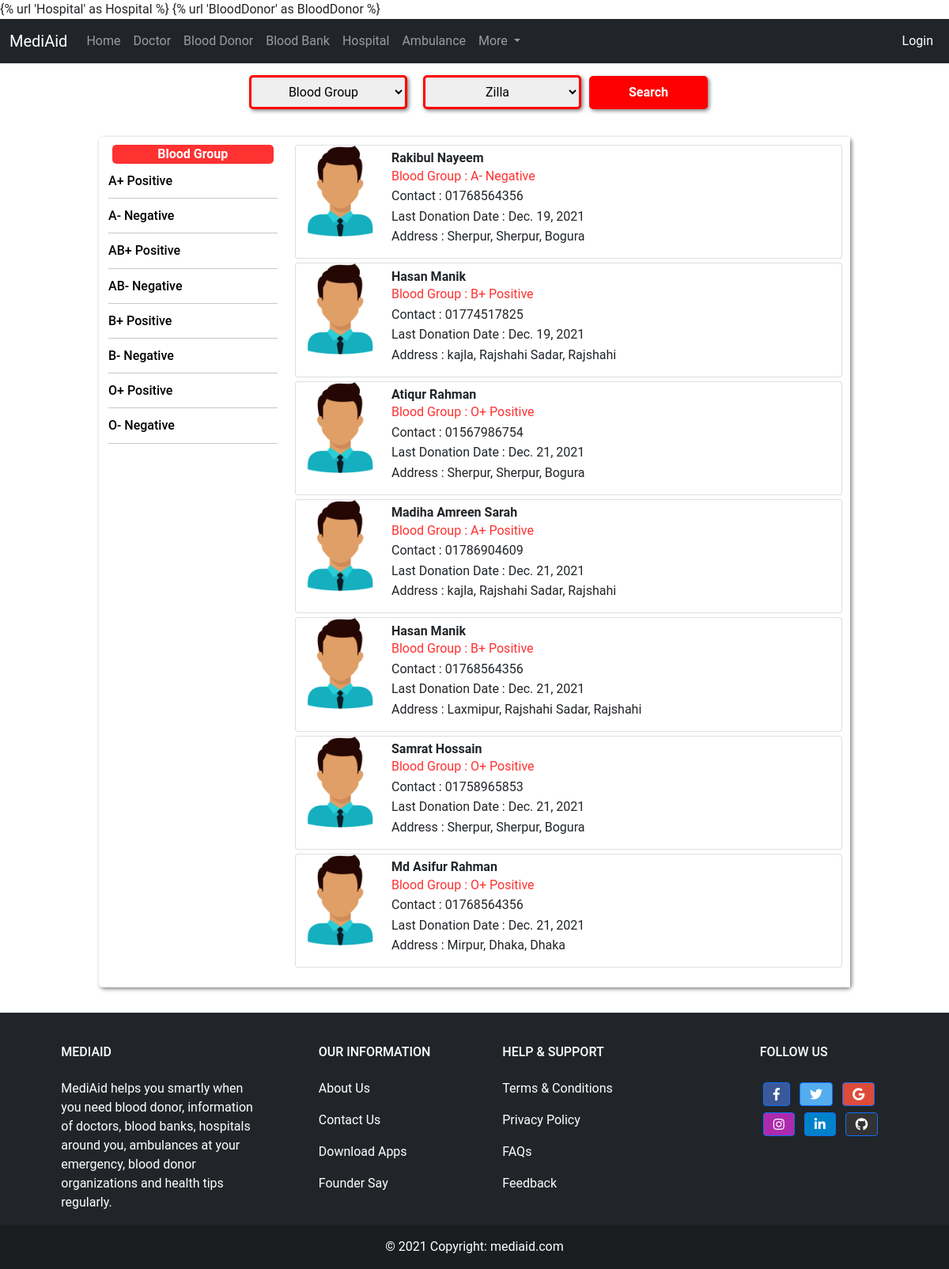
Page /blooddonor/ on the committed database.
### medi/models.py (models this page shows, shortened)
class BloodGroup(models.Model):
    name = models.CharField(max_length=20)
    def __str__(self):
        return self.name

class bloodDonor(models.Model):
    donor_id = models.AutoField
    donor_name = models.CharField(max_length=50)
    address = models.CharField(max_length=300)
    blood_group = models.ForeignKey(BloodGroup, null=True, blank=True, on_delete=models.CASCADE)
    zilla = models.ForeignKey(Zilla, null=True, blank=True, on_delete=models.CASCADE)
    contact = models.CharField(max_length=20)
    last_donation_date = models.DateField()

### medi/views.py (the view)
# urls.py: path('blooddonor/', views.blood_Donor, name= 'BloodDonor'),
def blood_Donor(request):
    gr = request.GET.get('group', None)
    if gr:
        donors = bloodDonor.objects.filter(blood_group=gr)
    else:
        donors = bloodDonor.objects.all()
    donors_filter = donorFilter(request.GET, queryset=donors)
    blood_group = BloodGroup.objects.all().order_by('name')
    params = {
        'donors' : donors_filter,
        'blood_group':blood_group,
        }
    return render(request, 'medi/blood_donor.html', params)

### medi/models.py (called while the page is built)
    def __str__(self):
        return self.name

### medi/templates/medi/blood_donor.html (shortened to what this page needs)
{% extends 'medi/basic.html'%}
{% block body %}
{% load static %}
<div class="container">
  <form method="get" class="myform">
    {{donors.form.as_p}}
    <input type="submit" value="Search" style="padding: 6px;">
  </form>
  <div class="row list-row">
    <div class="col"></div>
    <div class="col-10 list-col">
      <div class="row">
        <div class="col-3 city-col">
          <div class="bg_titile">
            <p><b>Blood Group</b></p>
          </div>
          {% for i in blood_group %}
          <div class="bg">
            <a href="{% url 'BloodDonor' %}?group={{i.id}}" id="bd_id"><h6 class="bg_name">{{i.name}}</h6></a>
            <hr>
          </div>
            {% endfor %}
        </div>
        <div class="col-9 donor-col">
          {% for i in donors.qs %}
          <div class="card">
            <div class="row g-0">
              <div class="col-md-2">
                <img src="{%static 'medi/man.png' %}" class="img-fluid rounded-start" alt="Image">
              </div>
              <div class="col-md-10">
                <div class="card-body">
                  <h6 class="card-name"><b>{{ i.donor_name }}</b></h6>
                  <p class="card-bg" style="color: #ff3131;">Blood Group : {{ i.blood_group}}</p>
                  <p class="card-contact">Contact : {{i.contact}}</p>
                  <p class="card-ldd">Last Donation Date : {{i.last_donation_date}}</p>
                  <p class="card-address">Address : {{ i.address }}</p>
                </div>
              </div>
            </div>
          </div>
          {% endfor %}
        </div>
      </div>
    </div>
    <div class="col"></div>
  </div>
</div>
{%endblock%}

### medi/templates/medi/blood_donor.html (style rules this page uses)
.bg_titile { background-color: #ff3131; color: white; margin: 10px 5px; border-radius: 5px; align-self: center; text-align: center; }
.bg_name { line-height: 0.7; margin-bottom: 5px; }
.row.list-row { margin-top: 20px; }
.list-col { background-color: #ffffff; box-shadow: 2px 2px 5px rgba(0, 0, 0, 0.5); border-radius: 5px; }
.col-9.donor-col { padding: 5px; background-color: #ffffff; }
.card { max-width: 100%; line-height: 0.6rem; margin: 5px; }
.card-body { padding: 0.4rem; }
select { padding: 8px; width: 200px; cursor: pointer; }
.myform { display: flex; justify-content: center; align-items: center; }
.myform > p { margin: 15px 10px; }
.myform select, .myform input { border: 3px solid red; box-shadow: 2px 2px 5px rgba(0, 0, 0, 0.5); border-radius: 5px; text-align: center; }
.myform input { width: 150px; background-color: red; color: white; font-weight: bold; }
#bd_id { color: black; }

### medi/templates/medi/basic.html (style rules this page uses)
a:link { text-decoration: none; }
body { font-family: "Roboto", sans-serif; }

### rows in the picture
BloodGroup: name "A+ Positive"
BloodGroup: name "A- Negative"
BloodGroup: name "AB+ Positive"
BloodGroup: name "AB- Negative"
BloodGroup: name "B+ Positive"
BloodGroup: name "B- Negative"
BloodGroup: name "O+ Positive"
BloodGroup: name "O- Negative"
bloodDonor: donor_name "Rakibul Nayeem", blood_group "A- Negative", contact "01768564356", last_donation_date "Dec. 19, 2021", address "Sherpur, Sherpur, Bogura"
bloodDonor: donor_name "Hasan Manik", blood_group "B+ Positive", contact "01774517825", last_donation_date "Dec. 19, 2021", address "kajla, Rajshahi Sadar, Rajshahi"
bloodDonor: donor_name "Atiqur Rahman", blood_group "O+ Positive", contact "01567986754", last_donation_date "Dec. 21, 2021", address "Sherpur, Sherpur, Bogura"
bloodDonor: donor_name "Madiha Amreen Sarah", blood_group "A+ Positive", contact "01786904609", last_donation_date "Dec. 21, 2021", address "kajla, Rajshahi Sadar, Rajshahi"
bloodDonor: donor_name "Hasan Manik", blood_group "B+ Positive", contact "01768564356", last_donation_date "Dec. 21, 2021", address "Laxmipur, Rajshahi Sadar, Rajshahi"
bloodDonor: donor_name "Samrat Hossain", blood_group "O+ Positive", contact "01758965853", last_donation_date "Dec. 21, 2021", address "Sherpur, Sherpur, Bogura"
bloodDonor: donor_name "Md Asifur Rahman", blood_group "O+ Positive", contact "01768564356", last_donation_date "Dec. 21, 2021", address "Mirpur, Dhaka, Dhaka"
